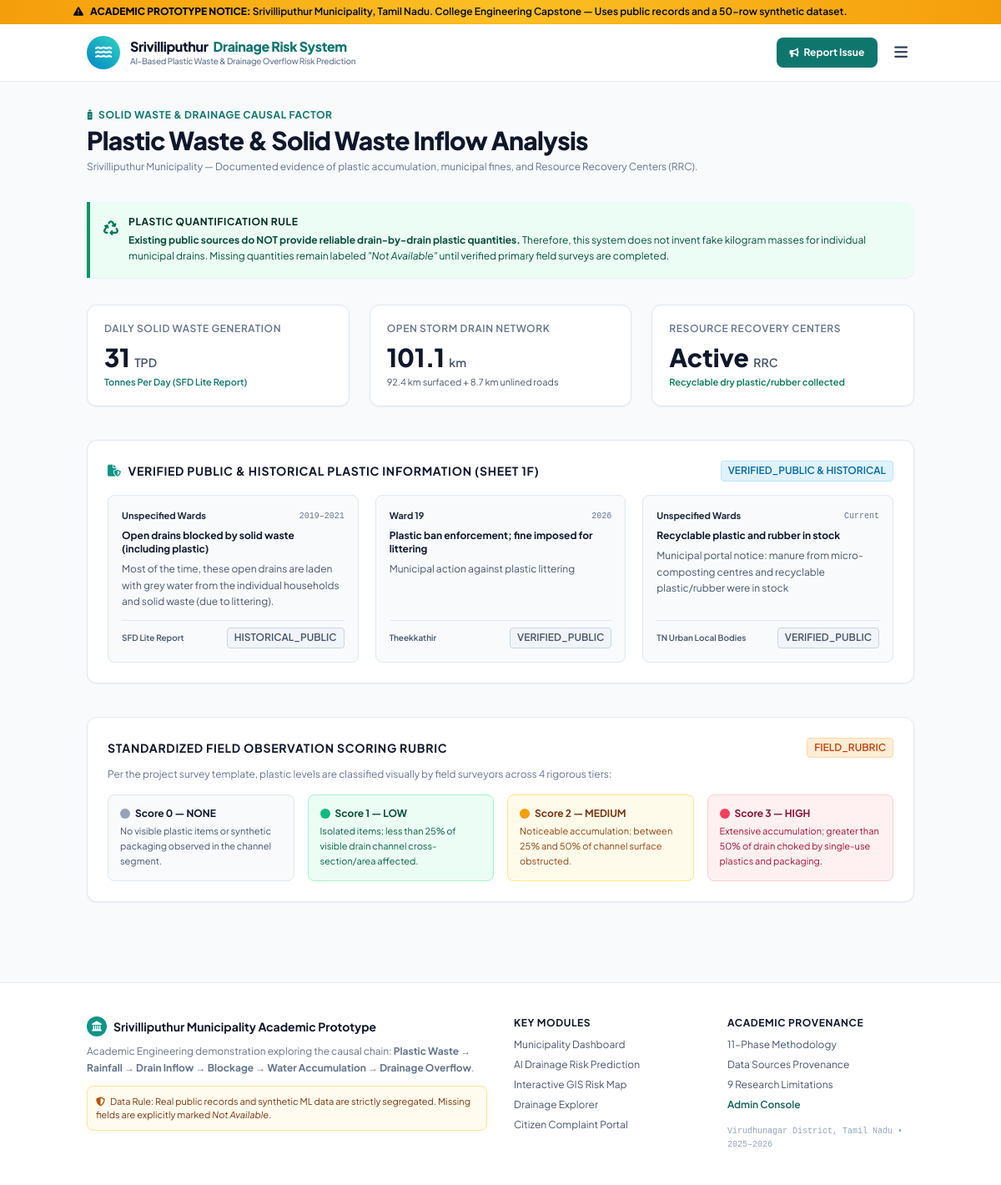
Page /plastic-waste on the committed database.
### tables this page shows
CREATE TABLE plastic_info (
        id INTEGER PRIMARY KEY AUTOINCREMENT,
        location TEXT NOT NULL,
        ward_no TEXT,
        waste_plastic_issue TEXT NOT NULL,
        evidence_description TEXT,
        date_year TEXT,
        source TEXT,
        data_source_type TEXT NOT NULL
    );

### app.py (the view)
@app.route('/plastic-waste')
def plastic_waste():
    conn = get_db()
    c = conn.cursor()
    c.execute("SELECT * FROM plastic_info")
    plastic_records = [dict(row) for row in c.fetchall()]
    conn.close()
    return render_template('plastic_waste.html', plastic_records=plastic_records)

### app.py (called while the page is built)
def get_db():
    conn = sqlite3.connect(str(DB_PATH))
    conn.row_factory = sqlite3.Row
    return conn

@app.context_processor
def inject_global_context():
    return {
        'project_title': 'AI-Based Plastic Waste & Drainage Overflow Risk Prediction System',
        'municipality_name': 'Srivilliputhur Municipality',
        'state_name': 'Tamil Nadu',
        'prototype_disclaimer': 'Academic Demonstration Prototype — Built using public municipal records and a 50-row synthetic ML dataset. Not an official municipal deployment.',
        'current_year': '2026'
    }

    def __call__(self, environ, start_response):
        path = environ.get('PATH_INFO', '')
        for entry in ['/api/index.py', '/api/index']:
            if path == entry:
                environ['PATH_INFO'] = '/'
                break
            elif path.startswith(entry + '/'):
                environ['PATH_INFO'] = path[len(entry):]
                break
        return self.wsgi_app(environ, start_response)

### templates/plastic_waste.html (shortened to what this page needs)
{% extends "base.html" %}
{% block content %}
<div class="container mx-auto px-4 py-8">
  <div class="max-w-4xl mb-8">
    <div class="text-xs font-bold text-teal-700 uppercase tracking-wider mb-1 flex items-center gap-1.5">
      <i class="fa-solid fa-bottle-water"></i> Solid Waste & Drainage Causal Factor
    </div>
    <h1 class="text-2xl md:text-3xl font-extrabold text-slate-900 tracking-tight">
      Plastic Waste & Solid Waste Inflow Analysis
    </h1>
    <p class="text-xs text-slate-500 mt-1 leading-relaxed">
      Srivilliputhur Municipality — Documented evidence of plastic accumulation, municipal fines, and Resource Recovery Centers (RRC).
    </p>
  </div>
  <div class="p-4 bg-emerald-50 border-l-4 border-emerald-600 rounded-r-xl mb-8 shadow-sm">
    <div class="flex items-start gap-3">
      <i class="fa-solid fa-recycle text-emerald-700 text-lg mt-0.5"></i>
      <div>
        <div class="text-xs font-bold text-emerald-950 uppercase tracking-wider">Plastic Quantification Rule</div>
        <p class="text-xs text-emerald-900 mt-1 leading-relaxed">
          <strong>Existing public sources do NOT provide reliable drain-by-drain plastic quantities.</strong>
          Therefore, this system does not invent fake kilogram masses for individual municipal drains. Missing quantities remain labeled <em>"Not Available"</em> until verified primary field surveys are completed.
        </p>
      </div>
    </div>
  </div>
  <div class="grid grid-cols-1 md:grid-cols-3 gap-6 mb-10">
    <div class="bg-white border border-slate-200 rounded-xl p-5 shadow-sm">
      <div class="text-xs font-semibold text-slate-500 uppercase tracking-wider">Daily Solid Waste Generation</div>
      <div class="text-3xl font-black text-slate-900 mt-2">31 <span class="text-sm font-semibold text-slate-600">TPD</span></div>
      <div class="text-[11px] text-teal-700 font-semibold mt-1">Tonnes Per Day (SFD Lite Report)</div>
    </div>
    <div class="bg-white border border-slate-200 rounded-xl p-5 shadow-sm">
      <div class="text-xs font-semibold text-slate-500 uppercase tracking-wider">Open Storm Drain Network</div>
      <div class="text-3xl font-black text-slate-900 mt-2">101.1 <span class="text-sm font-semibold text-slate-600">km</span></div>
      <div class="text-[11px] text-slate-600 mt-1">92.4 km surfaced + 8.7 km unlined roads</div>
    </div>
    <div class="bg-white border border-slate-200 rounded-xl p-5 shadow-sm">
      <div class="text-xs font-semibold text-slate-500 uppercase tracking-wider">Resource Recovery Centers</div>
      <div class="text-3xl font-black text-slate-900 mt-2">Active <span class="text-sm font-semibold text-slate-600">RRC</span></div>
      <div class="text-[11px] text-emerald-700 font-semibold mt-1">Recyclable dry plastic/rubber collected</div>
    </div>
  </div>
  <div class="bg-white border border-slate-200 rounded-xl p-6 shadow-sm mb-10">
    <div class="flex items-center justify-between mb-4">
      <h2 class="text-sm font-bold text-slate-900 uppercase tracking-wider flex items-center gap-2">
        <i class="fa-solid fa-file-shield text-teal-600"></i> Verified Public & Historical Plastic Information (Sheet 1F)
      </h2>
      <span class="badge-status-verified">VERIFIED_PUBLIC & HISTORICAL</span>
    </div>
    <div class="grid grid-cols-1 md:grid-cols-3 gap-5">
      {% for p in plastic_records %}
      <div class="p-4 bg-slate-50 border border-slate-200 rounded-lg flex flex-col justify-between">
        <div>
          <div class="flex items-center justify-between mb-2">
            <span class="text-[11px] font-bold text-slate-800">
              {% if p.ward_no != 'NOT_AVAILABLE' %}Ward {{ p.ward_no }}{% else %}Unspecified Wards{% endif %}
            </span>
            <span class="text-[10px] font-mono text-slate-500">{{ p.date_year }}</span>
          </div>
          <div class="font-bold text-slate-900 text-xs mb-1.5">{{ p.waste_plastic_issue }}</div>
          <p class="text-xs text-slate-600 leading-relaxed mb-3">{{ p.evidence_description }}</p>
        </div>
        <div class="pt-2 border-t border-slate-200 flex items-center justify-between text-[10px]">
          <span class="font-semibold text-slate-600">{{ p.source }}</span>
          <span class="badge-status-historical">{{ p.data_source_type }}</span>
        </div>
      </div>
      {% endfor %}
    </div>
  </div>
  <div class="bg-white border border-slate-200 rounded-xl p-6 shadow-sm">
    <div class="flex items-center justify-between mb-3">
      <h2 class="text-sm font-bold text-slate-900 uppercase tracking-wider">
        Standardized Field Observation Scoring Rubric
      </h2>
      <span class="badge-status-field-required">FIELD_RUBRIC</span>
    </div>
    <p class="text-xs text-slate-500 mb-4">
      Per the project survey template, plastic levels are classified visually by field surveyors across 4 rigorous tiers:
    </p>
    <div class="grid grid-cols-1 sm:grid-cols-2 md:grid-cols-4 gap-4 text-xs">
      <div class="p-3.5 bg-slate-50 border border-slate-200 rounded-lg">
        <div class="font-bold text-slate-900 flex items-center gap-1.5 mb-1">
          <span class="w-3 h-3 rounded-full bg-slate-400"></span> Score 0 — NONE
        </div>
        <div class="text-slate-600 text-[11px] leading-relaxed">
          No visible plastic items or synthetic packaging observed in the channel segment.
        </div>
      </div>
      <div class="p-3.5 bg-emerald-50 border border-emerald-200 rounded-lg">
        <div class="font-bold text-emerald-900 flex items-center gap-1.5 mb-1">
          <span class="w-3 h-3 rounded-full bg-emerald-500"></span> Score 1 — LOW
        </div>
        <div class="text-emerald-800 text-[11px] leading-relaxed">
          Isolated items; less than 25% of visible drain channel cross-section/area affected.
        </div>
      </div>
      <div class="p-3.5 bg-amber-50 border border-amber-200 rounded-lg">
        <div class="font-bold text-amber-900 flex items-center gap-1.5 mb-1">
          <span class="w-3 h-3 rounded-full bg-amber-500"></span> Score 2 — MEDIUM
        </div>
        <div class="text-amber-800 text-[11px] leading-relaxed">
          Noticeable accumulation; between 25% and 50% of channel surface obstructed.
        </div>
      </div>
      <div class="p-3.5 bg-rose-50 border border-rose-200 rounded-lg">
        <div class="font-bold text-rose-900 flex items-center gap-1.5 mb-1">
          <span class="w-3 h-3 rounded-full bg-rose-500"></span> Score 3 — HIGH
        </div>
        <div class="text-rose-800 text-[11px] leading-relaxed">
          Extensive accumulation; greater than 50% of drain choked by single-use plastics and packaging.
        </div>
      </div>
    </div>
  </div>
</div>
{% endblock %}

### static/css/custom.css (style rules this page uses)
body { font-family: 'Plus Jakarta Sans', 'Inter', sans-serif; background-color: #f8fafc; color: #1e293b; }
code, pre, .font-mono { font-family: 'JetBrains Mono', monospace; }
.badge-status-verified { background-color: #e0f2fe; color: #0369a1; border: 1px solid #bae6fd; font-weight: 600; font-size: 0.75rem; padding: 0.15rem 0.5rem; border-radius: 0.25rem; }
.badge-status-historical { background-color: #f1f5f9; color: #475569; border: 1px solid #cbd5e1; font-weight: 600; font-size: 0.75rem; padding: 0.15rem 0.5rem; border-radius: 0.25rem; }
.badge-status-field-required { background-color: #ffedd5; color: #c2410c; border: 1px solid #fed7aa; font-weight: 600; font-size: 0.75rem; padding: 0.15rem 0.5rem; border-radius: 0.25rem; }

### rows in the picture
plastic_info: ward_no "Unspecified Wards", date_year "2019–2021", waste_plastic_issue "Open drains blocked by solid waste (including plastic)", evidence_description "Most of the time, these open drains are laden with grey water from the individual households and solid waste (due to littering).", source "SFD Lite Report", data_source_type "HISTORICAL_PUBLIC"
plastic_info: ward_no "19", date_year "2026", waste_plastic_issue "Plastic ban enforcement; fine imposed for littering", evidence_description "Municipal action against plastic littering", source "Theekkathir", data_source_type "VERIFIED_PUBLIC"
plastic_info: ward_no "Unspecified Wards", date_year "Current", waste_plastic_issue "Recyclable plastic and rubber in stock", evidence_description "Municipal portal notice: manure from micro-composting centres and recyclable plastic/rubber were in stock", source "TN Urban Local Bodies", data_source_type "VERIFIED_PUBLIC"
